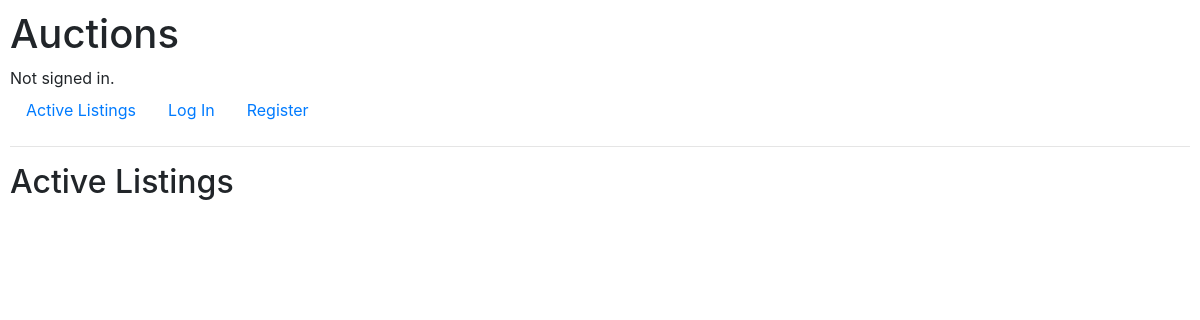
Before: / with the older database file.
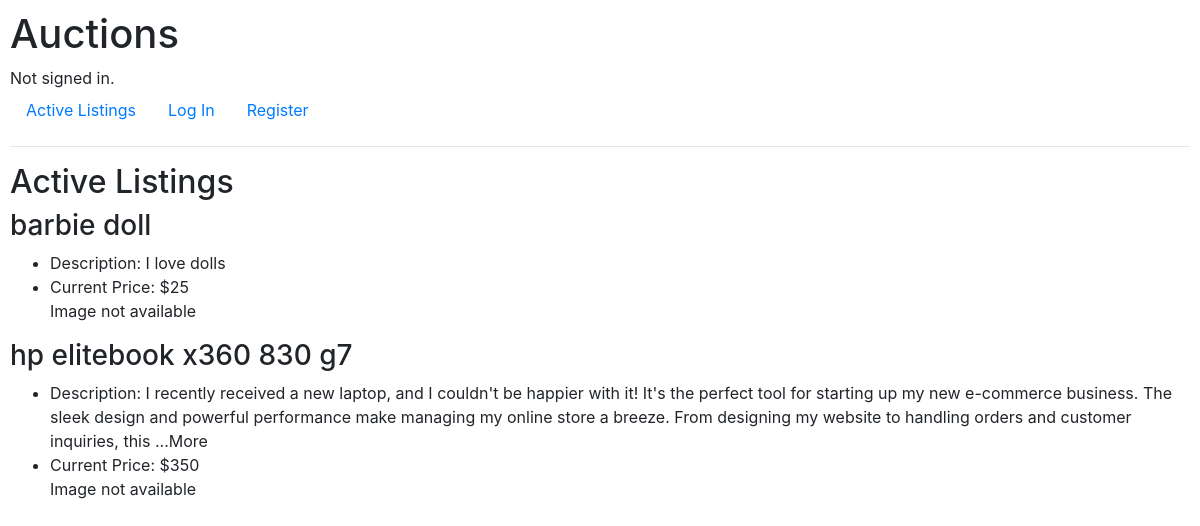
After: the same page with the newer database file.
### auctions/models.py (models this page shows, shortened)
class Auction_Listing(models.Model):
    title = models.CharField(max_length=64)
    description = models.TextField()
    starting_bid = models.IntegerField()
    image = models.ImageField(blank=True)
    category = models.ForeignKey(Category, on_delete=models.SET_NULL, null=True, related_name="listings")

### auctions/views.py (the view)
# urls.py: path("", views.index, name="index"),
def index(request):
    return render(request, "auctions/index.html", {
        "listings": Auction_Listing.objects.all(),
        "comments": Comment.objects.all(),
    })

### auctions/templates/auctions/index.html
{% extends "auctions/layout.html" %}
{% block body %}
    <h2>Active Listings</h2>
    {% for item in listings %}
        <h3>{{item.title}}</h3>
        <ul>
            <li>Description: {{ item.description }}</li>
            <li>Current Price: ${{ item.starting_bid }}</li>
            {% if not item.image %}
                <div>Image not available</div>
            {% else %}
                <li>{{ item.image }}</li>
            {% endif %}
        </ul>
    {% endfor %}
{% endblock %}

### auctions/templates/auctions/layout.html (shortened to what this page needs)
{% load static %}
<!DOCTYPE html>
<html lang="en">
    <head>
        <link rel="stylesheet" href="https://stackpath.bootstrapcdn.com/bootstrap/4.4.1/css/bootstrap.min.css">
        <link href="{% static 'auctions/styles.css' %}" rel="stylesheet">
    </head>
    <body>
        <h1>Auctions</h1>
        <div>
            {% if user.is_authenticated %}
                Signed in as <strong>{{ user.username }}</strong>.
            {% else %}
                Not signed in.
            {% endif %}
        </div>
        <ul class="nav">
            <li class="nav-item">
                <a class="nav-link" href="{% url 'index' %}">Active Listings</a>
            </li>
            {% if user.is_authenticated %}
                <li class="nav-item">
                    <a class="nav-link" href="{% url 'logout' %}">Log Out</a>
                </li>
            {% else %}
                <li class="nav-item">
                    <a class="nav-link" href="{% url 'login' %}">Log In</a>
                </li>
                <li class="nav-item">
                    <a class="nav-link" href="{% url 'register' %}">Register</a>
                </li>
            {% endif %}
        </ul>
        <hr>
        {% block body %}
        {% endblock %}
    </body>
</html>

### auctions/static/auctions/styles.css (style rules this page uses)
body { padding: 10px; }

Changed rows visible on the page:
added Auction_Listing: title "barbie doll", description "I love dolls", starting_bid "25", image "Image not available"
added Auction_Listing: title "hp elitebook x360 830 g7", description "I recently received a new laptop, and I couldn't be happier with it! It's the perfect tool for starting up my new e-commerce business. The sleek design and powerful performance make managing my online store a breeze. From designing my website to handling orders and customer inquiries, this ...More", starting_bid "350", image "Image not available"
